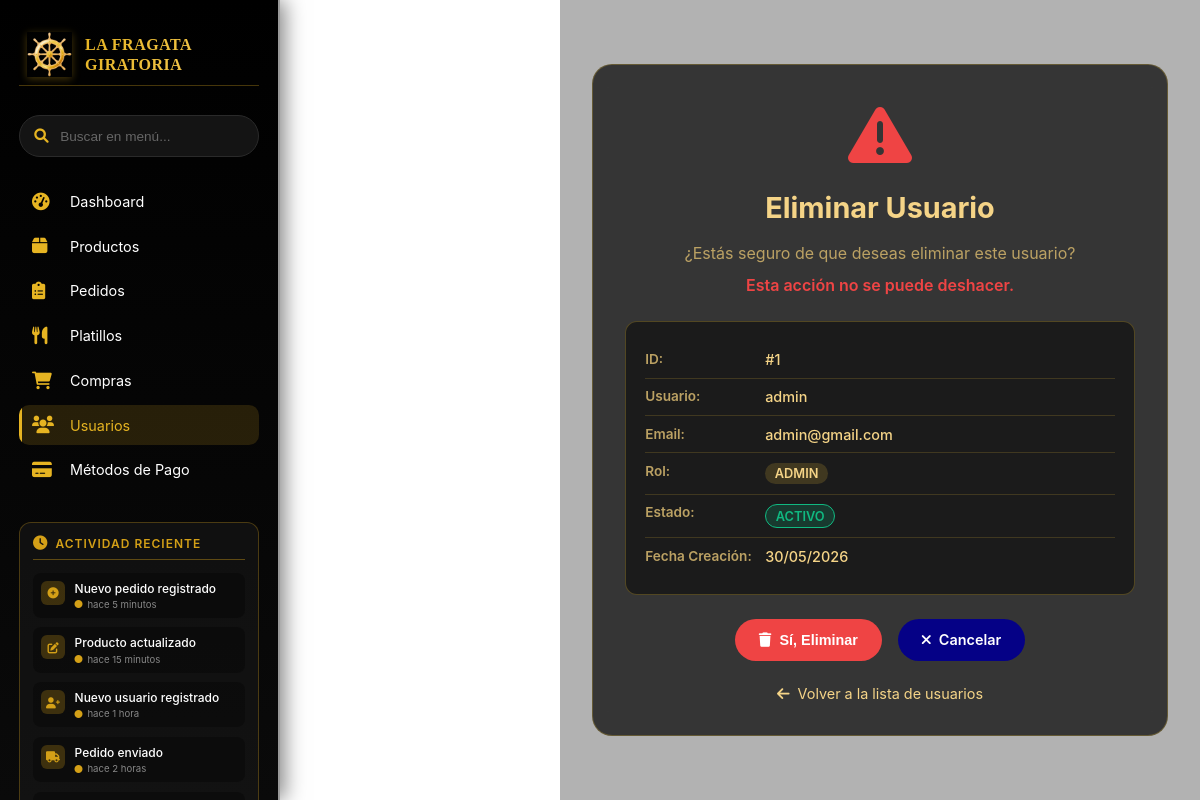
The page /usuarios/eliminar/1/ (signed in) on the database its author committed.
### usuarios/models.py (models this page shows, shortened)
class Usuario(AbstractBaseUser, PermissionsMixin):
    ESTADO_CHOICES = [
        ('ACTIVO', 'Activo'),
        ('INACTIVO', 'Inactivo'),
        ('SUSPENDIDO', 'Suspendido'),
    ]
    id_usuario = models.AutoField(primary_key=True)
    email = models.CharField(max_length=100, unique=True)
    estado = models.CharField(
        max_length=10,
        choices=ESTADO_CHOICES,
        null=True,
        blank=True,
        default='ACTIVO'
    )
    fecha_creacion = models.DateTimeField(null=True, blank=True, auto_now_add=True)
    nombre_usuario = models.CharField(max_length=100, unique=True)
    password_hash = models.CharField(max_length=255)
    rol = models.ForeignKey(
        Rol,
        on_delete=models.PROTECT,
        db_column='rol_id',
        null=True,
        blank=True
    )
    is_active = models.BooleanField(default=True)
    is_staff = models.BooleanField(default=False)
    date_joined = models.DateTimeField(auto_now_add=True)
    last_login = models.DateTimeField(null=True, blank=True)
    USERNAME_FIELD = 'email'  # Cambia de 'nombre_usuario' a 'email'
    REQUIRED_FIELDS = ['nombre_usuario']  # Ahora nombre_usuario es requerido adicional
    objects = UsuarioManager()
    class Meta:
        db_table = 'usuarios_usuario'  # Cambiar nombre para evitar conflictos
        ordering = ['nombre_usuario']
    @property
    def password(self):
        return self.password_hash

class Rol(models.Model):
    id_rol = models.AutoField(primary_key=True)
    descripcion = models.CharField(max_length=255, null=True, blank=True)
    nombre_rol = models.CharField(max_length=50, unique=True)
    class Meta:
        db_table = 'usuarios_rol'  # Cambiar nombre para evitar conflictos
        ordering = ['nombre_rol']

### usuarios/views.py (the view)
# urls.py: path('eliminar/<int:pk>/', views.eliminar_usuario, name='eliminar'),
@login_required
def eliminar_usuario(request, pk):
    if not es_admin(request.user):
        messages.error(request, "No tienes permiso para acceder a esta sección")
        return redirect('dashboard_redirect')
    usuario = get_object_or_404(Usuario, id_usuario=pk)
    if request.method == 'POST':
        nombre = usuario.nombre_usuario
        usuario.delete()
        messages.success(request, f"✅ Usuario '{nombre}' eliminado")
        return redirect('usuarios:lista')
    return render(request, 'roles/admin/Crud/usuarios/eliminar_usuario.html', {'usuario': usuario})

### usuarios/views.py (called while the page is built)
def es_admin(user):
    return user.is_authenticated and (
        user.is_staff or user.is_superuser or
        (user.rol and user.rol.nombre_rol == 'ADMIN')
    )

### templates/roles/admin/Crud/usuarios/eliminar_usuario.html (shortened to what this page needs)
{% load static %}
<!DOCTYPE html>
<html lang="es">
<head>
    <link rel="stylesheet" href="https://cdnjs.cloudflare.com/ajax/libs/font-awesome/6.0.0/css/all.min.css">
    <link rel="stylesheet" href="{% static 'css/usuario_eliminar.css' %}" />
</head>
<body>
<div class="layout-container">
    {% include 'layouts/sindear.html' %}
    <main class="main-content">
        <div class="dashboard-wrapper">
            <div class="delete-container">
                <div class="delete-icon">
                    <i class="fas fa-exclamation-triangle"></i>
                </div>
                <h1 class="delete-title">Eliminar Usuario</h1>
                <p class="delete-message">¿Estás seguro de que deseas eliminar este usuario?</p>
                <p class="delete-message warning">Esta acción no se puede deshacer.</p>
                <div class="usuario-details">
                    <div class="detail-row">
                        <span class="detail-label">ID:</span>
                        <span class="detail-value">#{{ usuario.id_usuario }}</span>
                    </div>
                    <div class="detail-row">
                        <span class="detail-label">Usuario:</span>
                        <span class="detail-value">{{ usuario.nombre_usuario }}</span>
                    </div>
                    <div class="detail-row">
                        <span class="detail-label">Email:</span>
                        <span class="detail-value">{{ usuario.email }}</span>
                    </div>
                    <div class="detail-row">
                        <span class="detail-label">Rol:</span>
                        <span class="detail-value">
                            <span class="rol-badge">{{ usuario.rol.nombre_rol|default:"Cliente" }}</span>
                        </span>
                    </div>
                    <div class="detail-row">
                        <span class="detail-label">Estado:</span>
                        <span class="detail-value">
                            <span class="estado-badge estado-{{ usuario.estado|lower }}">
                                {{ usuario.estado }}
                            </span>
                        </span>
                    </div>
                    <div class="detail-row">
                        <span class="detail-label">Fecha Creación:</span>
                        <span class="detail-value">{{ usuario.fecha_creacion|date:"d/m/Y" }}</span>
                    </div>
                </div>
                <form method="post" class="delete-form">
                    <div class="delete-buttons">
                        <button type="submit" class="btn-delete-confirm">
                            <i class="fas fa-trash"></i> Sí, Eliminar
                        </button>
                        <a href="{% url 'usuarios:lista' %}" class="btn-cancel">
                            <i class="fas fa-times"></i> Cancelar
                        </a>
                    </div>
                </form>
                <a href="{% url 'usuarios:lista' %}" class="back-link">
                    <i class="fas fa-arrow-left"></i> Volver a la lista de usuarios
                </a>
            </div>
        </div>
    </main>
</div>
</body>
</html>

### static/css/usuario_eliminar.css (style rules this page uses)
:root { --color-dorado: #f5d487; --color-dorado-oscuro: #d4af37; --color-dorado-claro: #e6b422; --color-dorado-intenso: #ffd700; --color-texto-secundario: #bba163; --color-placeholder: #caa856; --color-borde: rgba(212, 175, 55, 0.3); --color-verde: #10b981; --color-verde-hover: #34d399; --color-rojo: #ef4444; --color-rojo-hover: #f87171; --color-azul: #3b82f6; --color-azul-hover: #60a5fa; --color-amarillo: #f59e0b; --color-fondo-card: rgba(20, 20, 20, 0.95); --transition-smooth: all 0.3s cubic-bezier(0.4, 0, 0.2, 1); }
* { margin: 0; padding: 0; box-sizing: border-box; }
body { font-family: 'Inter', sans-serif; background: url('../img/BGgeneral.jpg') no-repeat center center / cover fixed; color: var(--color-dorado); min-height: 100vh; }
.layout-container { display: flex; min-height: 100vh; }
.main-content { flex: 1; margin-left: 280px; padding: 2rem; background: rgba(0, 0, 0, 0.3); min-height: 100vh; display: flex; align-items: center; justify-content: center; }
.dashboard-wrapper { width: 100%; max-width: 600px; margin: 0 auto; }
.delete-container { background: rgba(0, 0, 0, 0.7); border: 1px solid var(--color-borde); border-radius: 20px; padding: 2rem; text-align: center; backdrop-filter: blur(10px); animation: slideInUp 0.5s ease-out; }
.delete-icon { font-size: 4rem; color: var(--color-rojo); margin-bottom: 1rem; animation: pulse 2s infinite; }
.delete-title { color: var(--color-dorado); font-size: 1.8rem; margin-bottom: 1rem; font-weight: 700; }
.delete-message { color: var(--color-texto-secundario); font-size: 1rem; margin-bottom: 0.5rem; line-height: 1.5; }
.delete-message.warning { color: var(--color-rojo); font-weight: 600; }
.usuario-details { background: rgba(0, 0, 0, 0.5); border-radius: 12px; padding: 1.2rem; margin: 1.5rem 0; text-align: left; border: 1px solid var(--color-borde); }
.detail-row { display: flex; padding: 0.6rem 0; border-bottom: 1px solid rgba(212, 175, 55, 0.2); }
.detail-row:last-child { border-bottom: none; }
.detail-label { width: 120px; color: var(--color-texto-secundario); font-weight: 600; font-size: 0.85rem; }
.detail-value { flex: 1; color: var(--color-dorado); font-weight: 500; font-size: 0.9rem; }
.rol-badge { background: rgba(212, 175, 55, 0.2); color: var(--color-dorado); padding: 0.2rem 0.6rem; border-radius: 20px; font-size: 0.8rem; font-weight: 600; display: inline-block; }
.estado-badge { padding: 0.2rem 0.6rem; border-radius: 20px; font-size: 0.8rem; font-weight: 600; display: inline-block; }
.estado-activo { background: rgba(16, 185, 129, 0.2); color: var(--color-verde); border: 1px solid var(--color-verde); }
.delete-buttons { display: flex; gap: 1rem; justify-content: center; margin-top: 1.5rem; }
.btn-delete-confirm { background: var(--color-rojo); color: white; border: none; padding: 0.8rem 1.5rem; border-radius: 30px; cursor: pointer; font-weight: 600; font-size: 0.9rem; display: inline-flex; align-items: center; gap: 0.5rem; transition: var(--transition-smooth); text-decoration: none; }
.btn-cancel { background: #050186; color: white; border: none; padding: 0.8rem 1.5rem; border-radius: 30px; cursor: pointer; font-weight: 600; font-size: 0.9rem; display: inline-flex; align-items: center; gap: 0.5rem; transition: var(--transition-smooth); text-decoration: none; }
.back-link { display: inline-flex; align-items: center; gap: 0.5rem; margin-top: 1.5rem; color: var(--color-dorado); text-decoration: none; transition: var(--transition-smooth); font-size: 0.9rem; }

### rows shown on the page
Usuario: id_usuario "1", nombre_usuario "admin", email "admin@gmail.com", rol.nombre_rol "ADMIN", estado "ACTIVO", fecha_creacion "30/05/2026"
